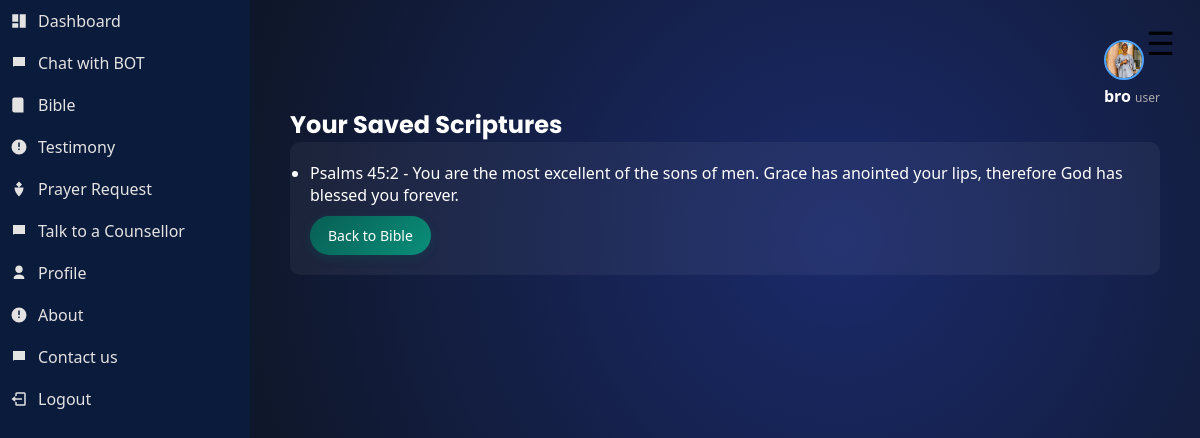
Page /saved_scriptures (signed in) on the committed database.
### tables this page shows
CREATE TABLE users (
            id INTEGER PRIMARY KEY AUTOINCREMENT,
            name TEXT NOT NULL,
            email TEXT UNIQUE NOT NULL,
            password TEXT NOT NULL
        , role TEXT DEFAULT 'user', profile_pic TEXT, is_verified INTEGER DEFAULT 0, status TEXT DEFAULT 'active', warning TEXT DEFAULT '', reset_token TEXT);

CREATE TABLE saved_scriptures (
        id INTEGER PRIMARY KEY AUTOINCREMENT,
        verse TEXT
    );

### app.py (the view)
@app.route("/saved_scriptures")
def saved_scriptures():
    conn = sqlite3.connect("database.db")
    cursor = conn.cursor()
    cursor.execute("SELECT verse FROM saved_scriptures")
    verses = cursor.fetchall()
    conn.close()
    return render_template("saved_scriptures.html", verses=verses)

### app.py (called while the page is built)
@app.context_processor
def inject_user():
    if "user_id" in session:
        conn = sqlite3.connect("database.db")
        conn.row_factory = sqlite3.Row
        cursor = conn.cursor()
        cursor.execute("SELECT * FROM users WHERE id=?", (session["user_id"],))
        user = cursor.fetchone()
        conn.close()
        return dict(user=user)
    return dict(user=None)

### templates/saved_scriptures.html (shortened to what this page needs)
{% extends "layout.html" %}
{% block content %}
<section class="bible-section">
<h1>Your Saved Scriptures</h1>
<div class="bible-card">
{% if verses %}
    <ul>
        {% for verse in verses %}
            <li>{{ verse[0] }}</li>
        {% endfor %}
    </ul>
{% else %}
    <p>No saved scriptures yet.</p>
{% endif %}
<a href="/bible" class="save-btn"> Back to Bible</a>
</div>
</section>
{% endblock %}

### templates/layout.html (shortened to what this page needs)
<!DOCTYPE html>
<html lang="en">
<head>
    <link rel="stylesheet" href="{{ url_for('static', filename='css/style.css') }}">
    <link rel="stylesheet" href="{{ url_for('static', filename='css/mobile.css') }}">
</head>
<body class="light">
<div class="app">
<button id="menu-toggle-btn" onclick="toggleMenu()" class="menu-toggle-btn">☰</button>
    <aside class="sidebar" id="sidebar">
        <nav class="menu">
            {% if session.get("role") == "admin" %}
            <a href="/admin/dashboard">
                <svg><use href="#icon-dashboard"/></svg>
                Dashboard
            </a>
            <a href="/admin/chats">
                <svg><use href="#icon-chat"/></svg>
                Counselling Chats
            </a>
            <a href="/admin/prayers">
                <svg><use href="#icon-prayer"/></svg>
                Prayer Requests
            </a>
            <a href="/admin/testimonies">
                <svg><use href="#icon-testimony"/></svg>
                Testimonies
            </a>
            <a href="/admin/users">
                <svg><use href="#icon-users"/></svg>
                Manage Users
            </a>
            <a href="/admin/contacts">
                <svg><use href="#icon-chat"/></svg>
                Contact Messages
            </a>
            {% else %}
            <a href="/dashboard">
                <svg><use href="#icon-dashboard"/></svg>
                Dashboard
            </a>
            <a href="/chat">
                <svg><use href="#icon-chat"/></svg>
                Chat with BOT
            </a>
            <a href="/bible">
                <svg><use href="#icon-bible"/></svg>
                Bible
            </a>
            <a href="/testimony">
                <svg><use href="#icon-testimony"/></svg>
                Testimony
            </a>
            <a href="/prayer">
                <svg><use href="#icon-prayer"/></svg>
                Prayer Request
            </a>
            <a href="/counselor_chat">
                <svg><use href="#icon-chat"/></svg>
                Talk to a Counsellor
            </a>
            <a href="/profile">
                <svg><use href="#icon-user"/></svg>
                Profile
            </a>
            <a href="/about">
                <svg><use href="#icon-testimony" /></svg>
                About
            </a>
             <a href="/contact">
                <svg><use href="#icon-chat" /></svg>
                Contact us
            </a>
            {% endif %}
            <a href="/logout">
                <svg><use href="#icon-logout"/></svg>
                Logout
            </a>
        </nav>
    </aside>
    <main class="content" id="content">
       <header class="topbar">
<div class="topbar-right">
<div class="topbar-right">
    <div class="admin-profile">
        <div class="profile-dropdown">
            <img
            src="{{ url_for('static', filename='uploads/' + user['profile_pic']) if user is defined and user['profile_pic'] else url_for('static', filename='logo.jpg') }}"
            class="profile-img"
            >
        <div class="admin-info">
            <span class="admin-name">{{ session.get("user_name", "User") }}</span>
            <span class="admin-role">{{ session.get("role", "Member") }}</span>
        </div>
</div>
</div>
</header>
        {% block content %}{% endblock %}
    </main>
</div>
</body>
</html>

### static/css/style.css (style rules this page uses)
* { margin: 0; padding: 0; box-sizing: border-box; font-family: 'Segoe UI', sans-serif; }
body, .sidebar, .content, .card, .bible-card { transition: background 0.4s ease, color 0.4s ease, width 0.35s ease, opacity 0.3s ease, transform 0.3s ease; }
body { font-family: 'Nunito', sans-serif; }
h1, h2, h3 { font-family: 'Poppins', sans-serif; }
body { min-height: 100vh; background: radial-gradient(circle at 70% 30%, #1b2a6b, #0f172a 60%, #020617 100%); color: white; overflow-x: hidden; transition: 0.3s ease; }
body::before { content: ""; position: fixed; width: 100%; height: 100%; background: url("https://www.transparenttextures.com/patterns/stardust.png"); opacity: 0.15; z-index: -1; }
.app { display: flex; height: 100vh; }
.sidebar { width: 250px; background: #0b1b3b; color: white; transition: width 0.35s ease; overflow: hidden; position: relative; }
.menu a { padding: 15px 20px; color: white; text-decoration: none; transition: opacity 0.3s ease, transform 0.3s ease, background 0.3s ease; }
.content { flex: 1; padding: 30px; transition: opacity 0.3s ease; }
body { transition: background 0.4s ease, color 0.4s ease; }
.menu { display: flex; flex-direction: column; }
.menu a { padding: 15px 20px; color: white; text-decoration: none; transition: 0.3s ease; }
.content { flex: 1; padding: 40px; position: relative; }
.topbar { display: flex; justify-content: flex-end; }
.bible-section { max-width: 900px; margin: 0 auto; }
.bible-card { background: rgba(255,255,255,0.05); padding: 20px; border-radius: 10px; margin-bottom: 20px; }
a { text-decoration: none; color: black; }
button { background-color: black; color: white; border: none; padding: 4px 16px; cursor: pointer; }
.topbar-right { display: flex; justify-content: flex-end; }
.admin-profile { display: flex; align-items: center; gap: 10px; }
.profile-img { width: 40px; height: 40px; border-radius: 50%; object-fit: cover; cursor: pointer; border: 2px solid #4da3ff; }
.profile-dropdown { position: relative; }
.admin-name { font-weight: bold; }
.admin-role { font-size: 12px; color: #aaa; }
.save-btn { margin-top:10px; display:block; background:#4CAF50; border:none; padding:5px 10px; border-radius:8px; color:#fff; cursor:pointer; }
.menu a { display: flex; align-items: center; gap: 10px; padding: 10px; text-decoration: none; color: #e4e3e3; }
.menu svg { width: 18px; height: 18px; fill: currentColor; }

### static/css/mobile.css (style rules this page uses)
.menu-toggle-btn { position: fixed; top: 15px; right: 15px; z-index: 9999; font-size: 26px; background: transparent; color: #fff; border: none; padding: 6px 10px; border-radius: 6px; cursor: pointer; width: auto; }
@media (min-width: 769px) { .menu-toggle-btn { font-size: 32px; background: none; color: #000; } }
.save-btn { background: linear-gradient(135deg, #075e54, #0a8f7a); color: white; border: none; padding: 10px 18px; border-radius: 25px; font-size: 14px; cursor: pointer; display: inline-flex; align-items: center; gap: 6px; transition: 0.2s ease; box-shadow: 0 3px 10px rgba(7,94,84,0.3); }

### rows in the picture
users: profile_pic (picture), get "bro", get "user"
saved_scriptures: verse "Psalms 45:2 - You are the most excellent of the sons of men. Grace has anointed your lips, therefore God has blessed you forever."
